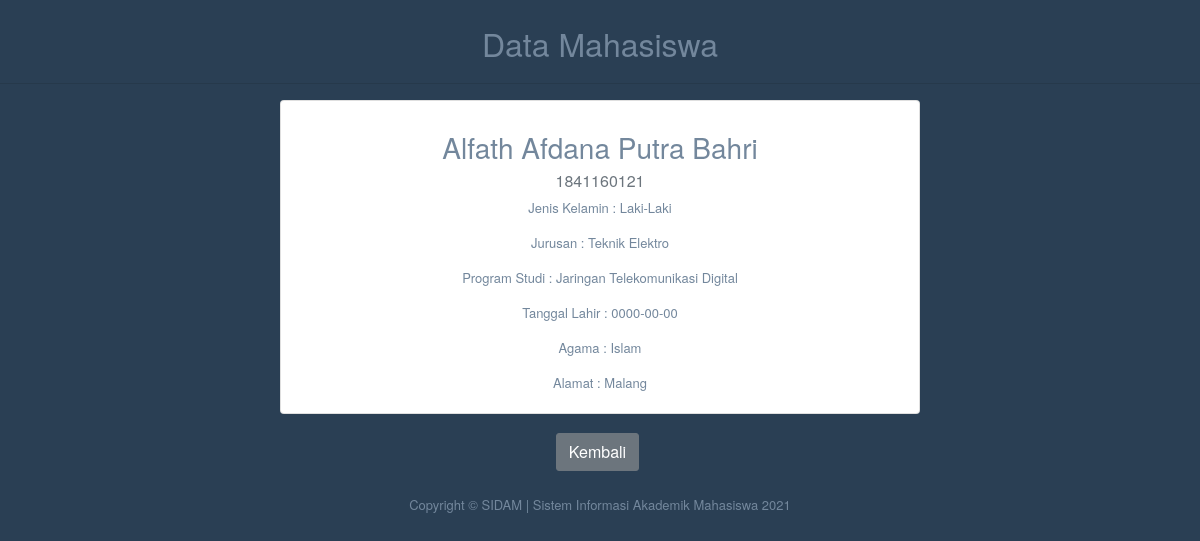
Screenshot of /viewmhs.php?Nim=1841160121 with the database file from the repository.
### tables this page shows
CREATE TABLE `mahasiswa` (
  `Nim` int(10) NOT NULL,
  `Nama_Mhs` varchar(50) NOT NULL,
  `Nik_Mhs` varchar(16) NOT NULL,
  `Jenis_Kelamin` varchar(50) NOT NULL,
  `Program_Studi` varchar(50) NOT NULL,
  `Jurusan` varchar(30) NOT NULL,
  `Tanggal_Lahir` date NOT NULL,
  `Agama` varchar(10) NOT NULL,
  `Alamat` varchar(50) NOT NULL,
  `Sekolah` varchar(30) NOT NULL,
  `Alamat_Sekolah` varchar(50) NOT NULL,
  `Tahun_Lulus` year(4) NOT NULL,
  `Nama_Ayah` varchar(50) NOT NULL,
  `Nik_Ayah` varchar(16) NOT NULL,
  `Pekerjaan_Ayah` varchar(30) NOT NULL,
  `Nama_Ibu` varchar(50) NOT NULL,
  `Nik_Ibu` varchar(16) NOT NULL,
  `Pekerjaan_Ibu` varchar(30) NOT NULL
);

### viewmhs.php (the view, shortened to what this page needs)
<!DOCTYPE html>
<html lang="en">
  <head>
    <link href="assets/bootstrap/dist/css/bootstrap.min.css" rel="stylesheet">
    <link href="assets/font-awesome/css/font-awesome.min.css" rel="stylesheet">
    <link href="assets/nprogress/nprogress.css" rel="stylesheet">
    <link href="assets/iCheck/skins/flat/green.css" rel="stylesheet">
    <link href="assets/bootstrap-progressbar/css/bootstrap-progressbar-3.3.4.min.css" rel="stylesheet">
    <link href="assets/css/custom.min.css" rel="stylesheet">
  </head>
<?php include('config.php'); ?>
	<div class="container" style="margin-top:20px">
		<center><font size="6">Data Mahasiswa</font></center>
		<hr>
<?php
		if(isset($_GET['Nim'])){
			$Nim = $_GET['Nim'];
			$select = mysqli_query($koneksi, "SELECT * FROM mahasiswa WHERE Nim='$Nim'") or die(mysqli_error($koneksi));
			if(mysqli_num_rows($select) == 0){
				echo '<div class="alert alert-warning">Data tidak ada dalam database.</div>';
				exit();
			}else{
				$data = mysqli_fetch_assoc($select);
			}
		}
		?>
<center>
        <div class="card" style="width: 40rem;">
    <div class="card-body">
        <h3 class="card-title">
        <?php echo $data['Nama_Mhs'];?><br>
        </h3>
        <h6 class="card-subtitle mb-2 text-muted">
            <?php echo $data['Nim'];?>
        </h6>
        <p class="card-text">
            Jenis Kelamin : <?php echo $data['Jenis_Kelamin'];?>
        </p>
        <p class="card-text">
            Jurusan : <?php echo $data['Jurusan'];?>
        </p>
        <p class="card-text">
            Program Studi  : <?php echo $data['Program_Studi'];?>
        </p>
        <p class="card-text">
            Tanggal Lahir : <?php echo $data['Tanggal_Lahir'];?>
        </p>
        <p class="card-text">
            Agama : <?php echo $data['Agama'];?>
        </p>
        <p class="card-text">
            Alamat : <?php echo $data['Alamat'];?>
        </p>
        </center>
    </div>
  <br>
    <center>
    <div>
    <a href="halaman_user.php?page=tampil_mhs" class="btn btn-secondary">Kembali</a>
    <br>
    <br>
    <p> Copyright © SIDAM | Sistem Informasi Akademik Mahasiswa 2021 </p>
    </div>
    </center>

### rows the page displays
mahasiswa: Nama_Mhs "Alfath Afdana Putra Bahri", Nim "1841160121", Jenis_Kelamin "Laki-Laki", Jurusan "Teknik Elektro", Program_Studi "Jaringan Telekomunikasi Digital", Tanggal_Lahir "0000-00-00", Agama "Islam", Alamat "Malang"
